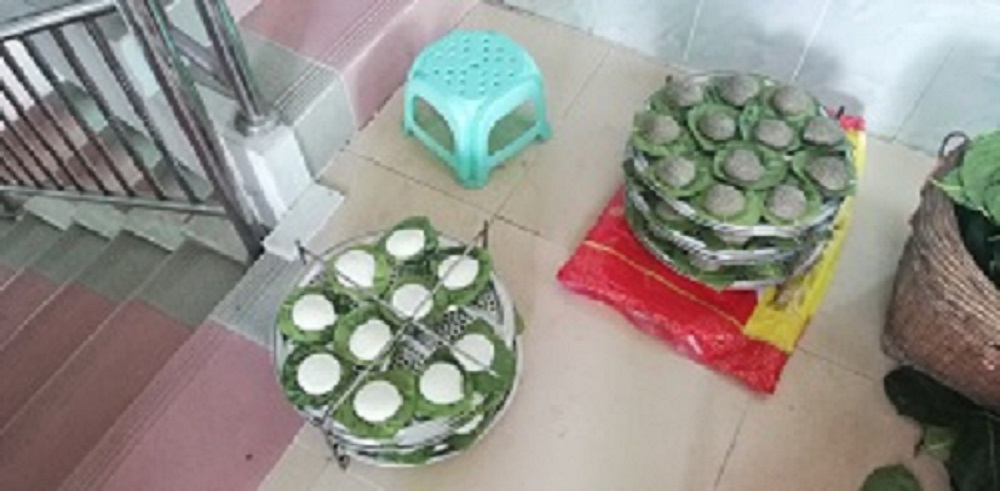
#> input picture img_source/food.jpg, 1000 x 491 px
$ python equalization.py --image ../../img_source/food.jpg
#> lines starting #> are read from the running program, lines starting #| are printed output that depends on the picture
from matplotlib import pyplot as plot
import argparse
import cv2
import numpy as np

ap = argparse.ArgumentParser()
ap.add_argument("-i", "--image", required = True,
help = "Path to the image")
args = vars(ap.parse_args())

image = cv2.imread(args["image"])
#> image is the input picture: shape (491, 1000, 3); mean B, G, R 137.3, 144.4, 148
image = cv2.cvtColor(image, cv2.COLOR_BGR2GRAY)
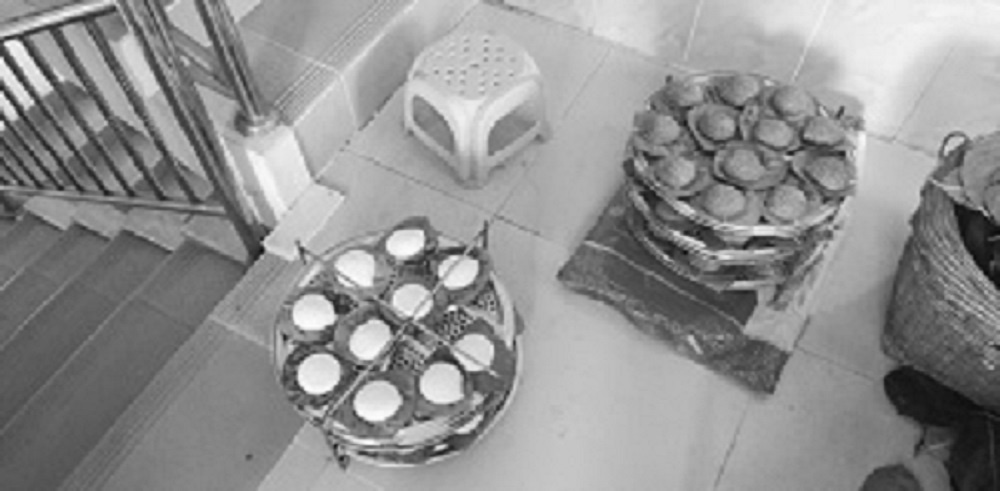
#> image: shape (491, 1000); min 9, max 253, mean 144.7
cv2.imshow("Original", image)

eq = cv2.equalizeHist(image)
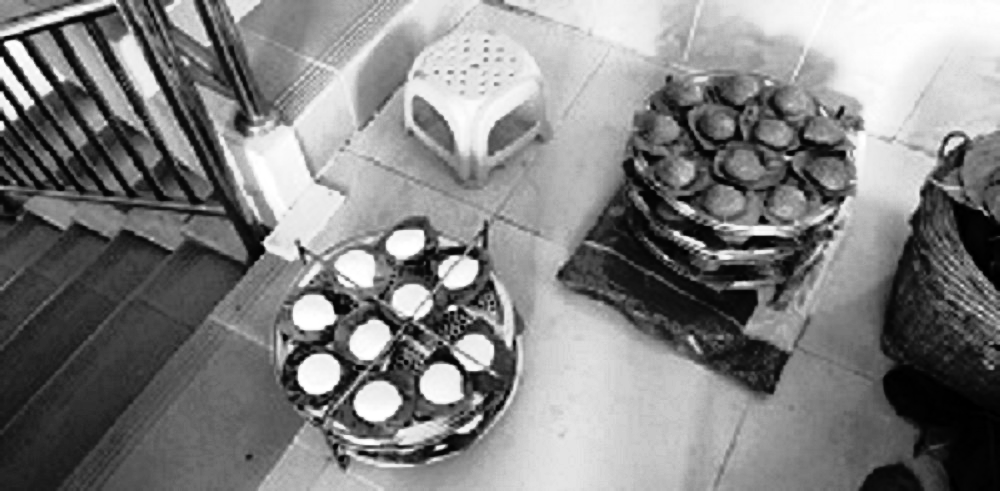
#> eq: shape (491, 1000); min 0, max 255, mean 128.3
cv2.imshow("Histogram Equalization", np.hstack([image,eq]))
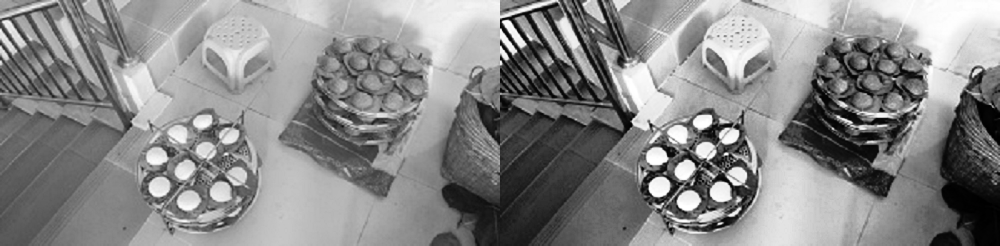
#> window 'Histogram Equalization': shape (491, 2000) (shown at 1/2 size); min 0, max 255, mean 136.5

cv2.waitKey(0)
